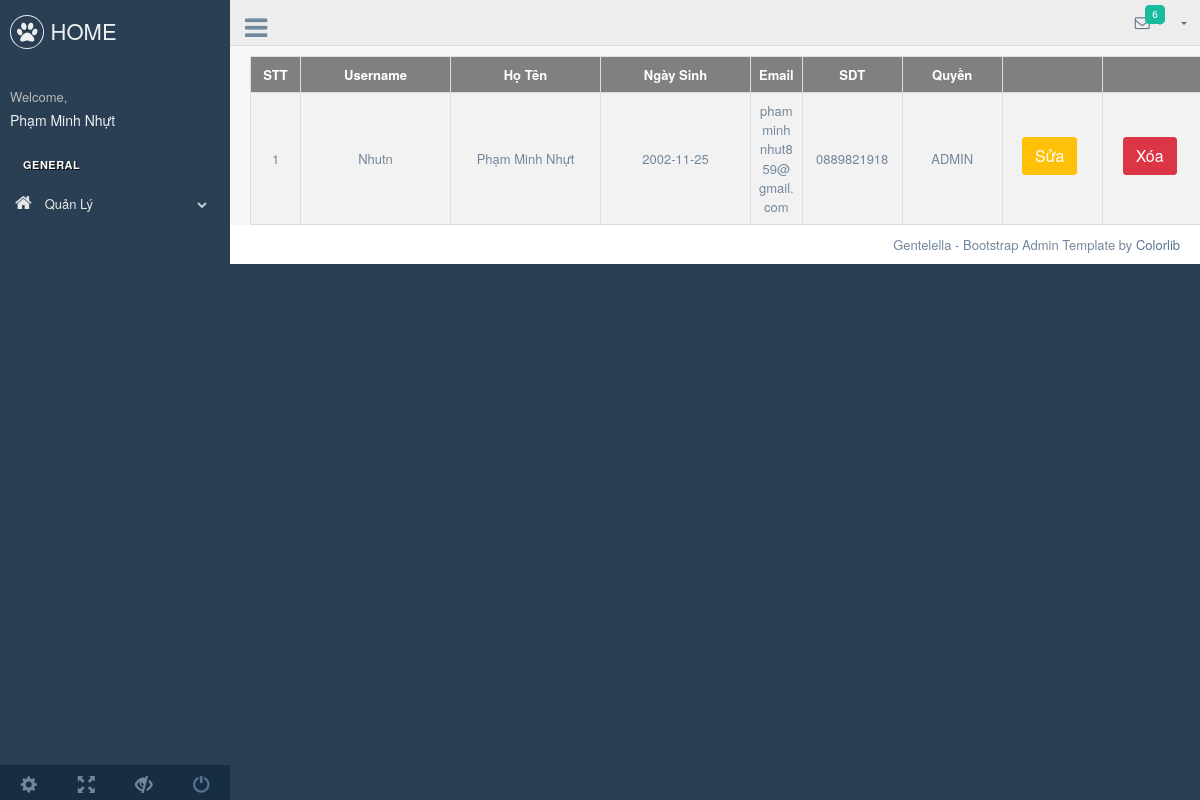
Screenshot of /admin/production/user.php (signed in) with the database file from the repository.
### tables this page shows
CREATE TABLE `user` (
  `id` int(11) NOT NULL,
  `username` varchar(255) NOT NULL,
  `password` varchar(255) NOT NULL,
  `fullname` varchar(255) NOT NULL,
  `dob` date NOT NULL,
  `address` varchar(255) NOT NULL,
  `role` tinyint(1) NOT NULL DEFAULT 0,
  `gender` tinyint(1) NOT NULL DEFAULT 0,
  `email` varchar(255) NOT NULL,
  `phone` varchar(10) NOT NULL
);

### backend/auth.php (called while the page is built, shortened)
<?php
require_once (__DIR__."../../connect.php") ;
class Auth{
    public static function findOneByUsernameAndPassword($username,$password){
        global $conn;
        $sql="select * from user where username = '$username' and password = '$password'";
        $run = mysqli_query($conn,$sql)->fetch_assoc();
        return $run;
    }
    public static function loginWithCookie(){
        if(isset($_COOKIE['username']) && isset($_COOKIE['password'])) {
            $username= $_COOKIE['username'];
            $password= $_COOKIE['password'];
            $run = Auth::findOneByUsernameAndPassword($username,$password);
            return $run ? $run : null;
        }
        return null;
    }
}

### repository/userRepository.php (called while the page is built, shortened)
<?php
    require_once(__DIR__."../../connect.php");
    class UserRepository{
        public function getAll(){
            global $conn;
            $sql = "select * from user";
            return mysqli_query($conn,$sql);
        }
    }
?>

### backend/filterAdmin.php (called while the page is built, shortened)
<?php
    require_once("auth.php");
    $checkCookie = Auth::loginWithCookie();
?>

### admin/production/user.php (the view, shortened to what this page needs)
<?php
    require_once("../../backend/filterAdmin.php");
    require_once("../../repository/userRepository.php");
    $userRepository = new UserRepository();
    $userList = $userRepository->getAll();
?>
<!DOCTYPE html>
<html lang="en">
  <head>
    <link href="../vendors/bootstrap/dist/css/bootstrap.min.css" rel="stylesheet">
    <link href="../vendors/font-awesome/css/font-awesome.min.css" rel="stylesheet">
    <link href="../vendors/nprogress/nprogress.css" rel="stylesheet">
    <link href="../vendors/iCheck/skins/flat/green.css" rel="stylesheet">
    <link href="../vendors/bootstrap-progressbar/css/bootstrap-progressbar-3.3.4.min.css" rel="stylesheet">
    <link href="../vendors/jqvmap/dist/jqvmap.min.css" rel="stylesheet"/>
    <link href="../vendors/bootstrap-daterangepicker/daterangepicker.css" rel="stylesheet">
    <link href="../build/css/custom.min.css" rel="stylesheet">
    <link href="css/shoe.css" rel="stylesheet">
  </head>
  <body class="nav-md">
    <div class="container body">
      <div class="main_container">
        <div class="col-md-3 left_col">
          <div class="left_col scroll-view">
            <div class="navbar nav_title" style="border: 0;">
              <a href="../../index.php" class="site_title"><i class="fa fa-paw"></i> <span>HOME</span></a>
            </div>
            <div class="profile clearfix">
              <div class="profile_info">
                <span>Welcome,</span>
                <h2> <?php require_once("../../backend/filterWithCookieAdmin.php") ?></h2>
              </div>
            </div>
            <br />
            <div id="sidebar-menu" class="main_menu_side hidden-print main_menu">
              <div class="menu_section">
                <h3>General</h3>
                <ul class="nav side-menu">
                  <li><a><i class="fa fa-home"></i> Quản Lý <span class="fa fa-chevron-down"></span></a>
                  </li>
                </ul>
              </div>
            </div>
            <div class="sidebar-footer hidden-small">
              <a data-toggle="tooltip" data-placement="top" title="Settings">
                <span class="glyphicon glyphicon-cog" aria-hidden="true"></span>
              </a>
              <a data-toggle="tooltip" data-placement="top" title="FullScreen">
                <span class="glyphicon glyphicon-fullscreen" aria-hidden="true"></span>
              </a>
              <a data-toggle="tooltip" data-placement="top" title="Lock">
                <span class="glyphicon glyphicon-eye-close" aria-hidden="true"></span>
              </a>
              <a data-toggle="tooltip" data-placement="top" title="Logout" href="login.html">
                <span class="glyphicon glyphicon-off" aria-hidden="true"></span>
              </a>
            </div>
          </div>
        </div>
        <div class="top_nav">
          <div class="nav_menu">
              <div class="nav toggle">
                <a id="menu_toggle"><i class="fa fa-bars"></i></a>
              </div>
              <nav class="nav navbar-nav">
              <ul class=" navbar-right">
                <li class="nav-item dropdown open" style="padding-left: 15px;">
                  <a href="javascript:;" class="user-profile dropdown-toggle" aria-haspopup="true" id="navbarDropdown" data-toggle="dropdown" aria-expanded="false">
                    <?php require_once("../../backend/filterWithCookieAdmin.php") ?>
                  </a>
                </li>
                <li role="presentation" class="nav-item dropdown open">
                  <a href="javascript:;" class="dropdown-toggle info-number" id="navbarDropdown1" data-toggle="dropdown" aria-expanded="false">
                    <i class="fa fa-envelope-o"></i>
                    <span class="badge bg-green">6</span>
                  </a>
                </li>
              </ul>
            </nav>
          </div>
        </div>
        <div class="right_col" role="main">
          <table id="tableShoe">
            <tr>
              <th class="text-center" style="min-width:50px">STT</th>
              <th class="text-center" style="min-width:150px">Username</th>
              <th class="text-center" style="min-width:150px">Họ Tên</th>
              <th class="text-center" style="min-width:150px">Ngày Sinh</th>
              <th class="text-center" style="min-width:50px">Email</th>
              <th class="text-center" style="min-width:100px">SDT</th>
              <th class="text-center" style="min-width:100px">Quyền</th>
              <th class="text-center" style="min-width:100px"> </th>
              <th class="text-center" style="min-width:100px"> </th>
            </tr>
            <?php
                  $i=1;
                  foreach($userList as $user){
              ?>
            <tr>
                <td><?php echo $i++; ?></td>
                <td><?php echo $user['username']?></td>
                <td><?php echo $user['fullname']?></td>
                <td><?php echo $user['dob']?></td>
                <td><?php echo $user['email']?></td>
                <td><?php echo $user['phone']?></td>
                <td><?php echo $user['role']==1 ? "ADMIN" : "USER" ?></td>
                <td><a class="btn btn-warning" href="updateUser.php?id=<?php echo $user['id']?>" role="button">Sửa</a></td>
                <td><a class="btn btn-danger" href="deleteUser.php?id=<?php echo $user['id']?>" role="button" onclick="return confirm('Bạn có muốn xóa không?');">Xóa</a></td>
            </tr>
            <?php
                  }
            ?>
        </table>
        </div>
        <footer>
          <div class="pull-right">
            Gentelella - Bootstrap Admin Template by <a href="https://colorlib.com">Colorlib</a>
          </div>
          <div class="clearfix"></div>
        </footer>
      </div>
    </div>
  </body>
</html>

### backend/filterWithCookieAdmin.php
<?php
    require_once("auth.php");
    $checkCookie = Auth::loginWithCookie();
    if($checkCookie != null){
        echo $checkCookie['fullname'];
    }
?>

### admin/production/css/shoe.css (style rules this page uses)
table, th, td { border:1px solid black; text-align: center; }
td { word-break: break-all; }
#tableShoe { border-collapse: collapse; width: 100%; margin: 0 auto; }
#tableShoe td, #tableShoe th { border: 1px solid #ddd; padding: 8px; }
#tableShoe tr:nth-child(even) { background-color: #f2f2f2; }
#tableShoe th { text-align: left; background-color: grey; color: white; }

### rows the page displays
user: fullname "Phạm Minh Nhựt", username "Nhutn", dob "2002-11-25", email "phamminhnhut859@gmail.com", phone "0889821918", role "ADMIN"
